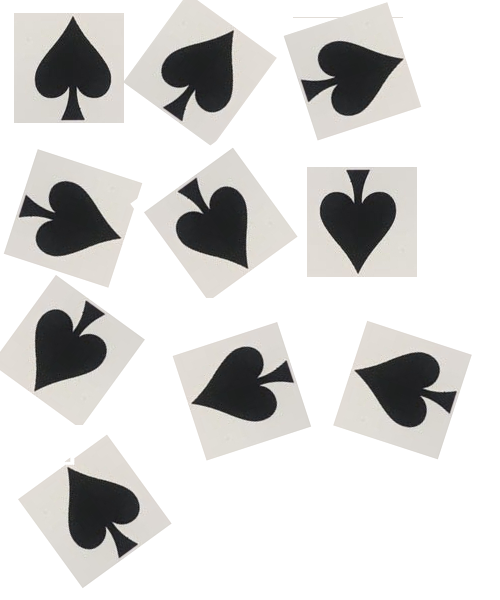
#> input picture OCR/clubs.png, 500 x 600 px
$ python training.py   (Python 2 division)   (older library calls are emulated)
#> lines starting #> are read from the running program, lines starting #| are printed output that depends on the picture; after the words box and inside, x2 and y2 are one past the last pixel; in counts of white or black regions, pixels touching at a corner belong together
import sys

import numpy as np
import cv2

im = cv2.imread('clubs.png')
#> im is the input picture: shape (600, 500, 3); mean B, G, R 213.6, 215, 215.9
im3 = im.copy()

gray = cv2.cvtColor(im,cv2.COLOR_BGR2GRAY)
blur = cv2.GaussianBlur(gray,(5,5),0)
thresh = cv2.adaptiveThreshold(blur,255,1,1,11,2)
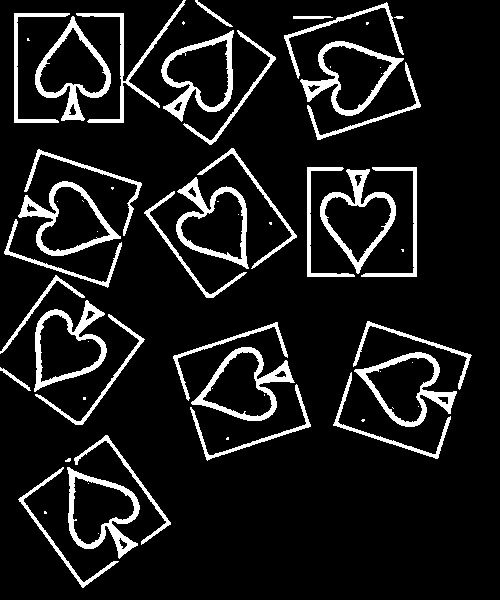
#> thresh: shape (600, 500); 10.2% white; 61 white regions (28 under 20 px), largest, box (x1, y1, x2, y2) and area: (67, 467, 140, 559) 1631, (35, 16, 111, 121) 1619, (320, 169, 396, 274) 1619
## added code
ret, thresh = cv2.threshold(blur, 200, 255, cv2.THRESH_BINARY)
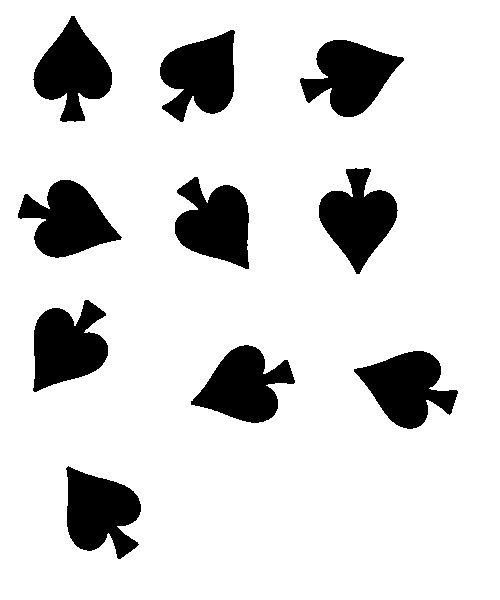
#> thresh: shape (600, 500); 84.6% white; 10 black regions
cv2.imshow("sample",thresh)
cv2.waitKey()
###
#################      Now finding Contours         ###################

_,contours,hierarchy = cv2.findContours(thresh,cv2.RETR_LIST,cv2.CHAIN_APPROX_SIMPLE)
#> contours = 11 contours; largest, box (x1, y1, x2, y2) and area: (0, 0, 500, 600) 298901, (32, 299, 109, 393) 4786, (174, 176, 250, 270) 4784, (159, 29, 236, 123) 4784, (190, 344, 296, 424) 4782

samples =  np.empty((0,100))
responses = []
keys = [i for i in range(48,81)]
for cnt in contours:
    if cv2.contourArea(cnt)>50:
        [x,y,w,h] = cv2.boundingRect(cnt)

        if  h>28:
            img2 = im.copy()
            cv2.rectangle(img2,(x,y),(x+w,y+h),(0,0,255),2)
            cv2.drawContours(img2, cnt, -1, (0, 255, 255), 2)
            roi = thresh[y:y+h,x:x+w]
            roismall = cv2.resize(roi,(10,10))
            cv2.imshow('norm',img2)
            key = cv2.waitKey(0)
            print 'La tecla es ', key
            if key == 27:  # (escape to quit)
                sys.exit()
#> (the program exits here)

$ run again, with OCR/text6.png copied over OCR/clubs.png
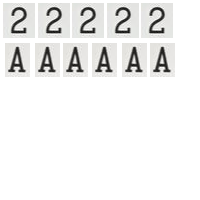
#> input picture OCR/text6.png, 200 x 200 px
#> im is the input picture: shape (200, 200, 3); mean B, G, R 239.1, 239.7, 239.8
#> `thresh = cv2.adaptiveThreshold(blur,255,1,1,11,2)`:
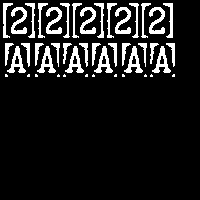
#> thresh: shape (200, 200); 11.3% white; 45 white regions (12 under 20 px), largest, box (x1, y1, x2, y2) and area: (11, 7, 27, 34) 219, (46, 7, 62, 34) 219, (80, 7, 96, 34) 219
#> `ret, thresh = cv2.threshold(blur, 200, 255, cv2.THRESH_BINARY)`:
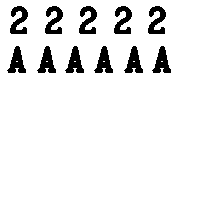
#> thresh: shape (200, 200); 92.2% white; 11 black regions
#> contours = 18 contours, 6 with area under 20; largest, box (x1, y1, x2, y2) and area: (0, 0, 200, 200) 39601, (147, 5, 167, 35) 348, (113, 5, 133, 35) 348, (78, 5, 98, 35) 348, (44, 5, 64, 35) 348
